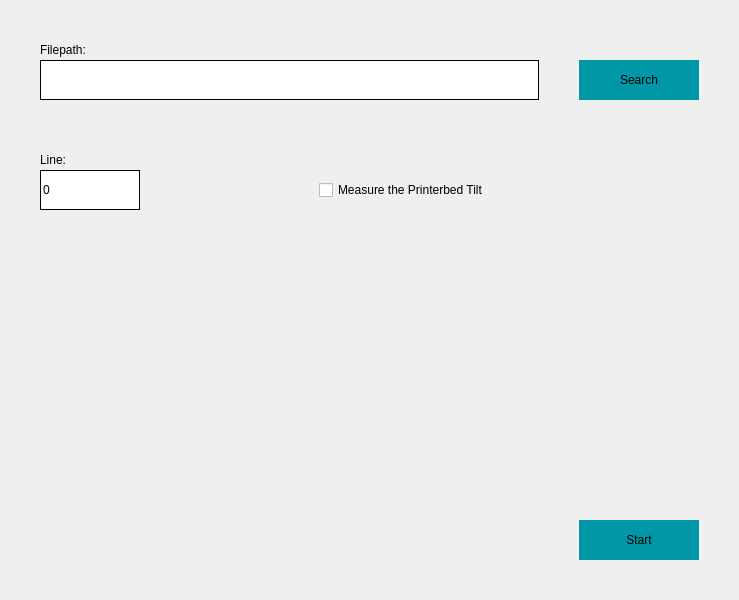
<?xml version="1.0" encoding="UTF-8"?>
<ui version="4.0">
 <class>StartAPrintScreen</class>
 <widget class="QWidget" name="StartAPrintScreen">
  <property name="geometry">
   <rect>
    <x>0</x>
    <y>0</y>
    <width>739</width>
    <height>600</height>
   </rect>
  </property>
  <property name="windowTitle">
   <string>Form</string>
  </property>
  <widget class="QLineEdit" name="filePathLine">
   <property name="geometry">
    <rect>
     <x>40</x>
     <y>60</y>
     <width>499</width>
     <height>40</height>
    </rect>
   </property>
   <property name="styleSheet">
    <string notr="true">QLineEdit{

	border-color: #000000;
	border-radius: 0px;
	border-width: 1px;
	border-style: solid;
}</string>
   </property>
  </widget>
  <widget class="QPushButton" name="searchButton">
   <property name="geometry">
    <rect>
     <x>579</x>
     <y>60</y>
     <width>120</width>
     <height>40</height>
    </rect>
   </property>
   <property name="styleSheet">
    <string notr="true">QPushButton{

	border: none;
	background-color: #0097A7;
}

QPushButton:pressed{

	background-color: #00838F;
}

QPushButton:checked{

	background-color: #00838F;
}</string>
   </property>
   <property name="text">
    <string>Search</string>
   </property>
  </widget>
  <widget class="QLabel" name="filePathLabel">
   <property name="geometry">
    <rect>
     <x>40</x>
     <y>40</y>
     <width>499</width>
     <height>20</height>
    </rect>
   </property>
   <property name="text">
    <string>Filepath:</string>
   </property>
  </widget>
  <widget class="QLineEdit" name="lineLine">
   <property name="geometry">
    <rect>
     <x>40</x>
     <y>170</y>
     <width>100</width>
     <height>40</height>
    </rect>
   </property>
   <property name="styleSheet">
    <string notr="true">QLineEdit{

	border-color: #000000;
	border-radius: 0px;
	border-width: 1px;
	border-style: solid;
	color: #000000
}</string>
   </property>
   <property name="text">
    <string>0</string>
   </property>
  </widget>
  <widget class="QLabel" name="lineLabel">
   <property name="geometry">
    <rect>
     <x>40</x>
     <y>150</y>
     <width>100</width>
     <height>20</height>
    </rect>
   </property>
   <property name="text">
    <string>Line:</string>
   </property>
  </widget>
  <widget class="QCheckBox" name="measurePrinbterBedTiltCheckBox">
   <property name="geometry">
    <rect>
     <x>319</x>
     <y>180</y>
     <width>220</width>
     <height>20</height>
    </rect>
   </property>
   <property name="styleSheet">
    <string notr="true">QCheckBox::indicator:unchecked{

	image: url(:/Icons/UI/Icons/sharp-check_box_outline_blank-24px.svg);
}

QCheckBox::indicator:checked{

	image: url(:/Icons/UI/Icons/sharp-check_box-24px.svg);
}</string>
   </property>
   <property name="text">
    <string>Measure the Printerbed Tilt</string>
   </property>
   <property name="checked">
    <bool>false</bool>
   </property>
  </widget>
  <widget class="QPushButton" name="startButton">
   <property name="geometry">
    <rect>
     <x>579</x>
     <y>520</y>
     <width>120</width>
     <height>40</height>
    </rect>
   </property>
   <property name="styleSheet">
    <string notr="true">QPushButton{

	border: none;
	background-color: #0097A7;
}

QPushButton:pressed{

	background-color: #00838F;
}

QPushButton:checked{

	background-color: #00838F;
}</string>
   </property>
   <property name="text">
    <string>Start</string>
   </property>
  </widget>
 </widget>
 <resources/>
 <connections/>
</ui>
